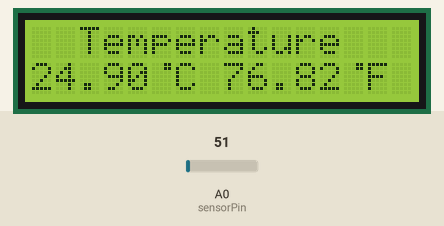
Simulated run of this sketch. Board: Arduino Uno, built with avr-gcc and run on an emulated ATmega328P. Shown: 16×2 character LCD. Inputs (shaded band) come from the test bench; at power-on: A0 (sensorPin) = 51. What the sketch prints to the serial monitor is not drawn.

Above: at 3.2 s.
3.3 s: A0 (sensorPin) set to 61
At 5.1 s:
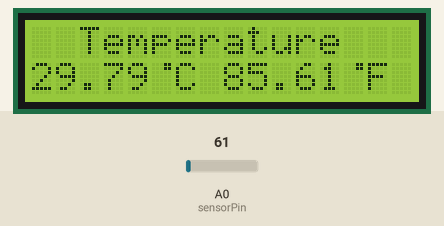
5.6 s: A0 (sensorPin) set to 71
At 6.5 s:
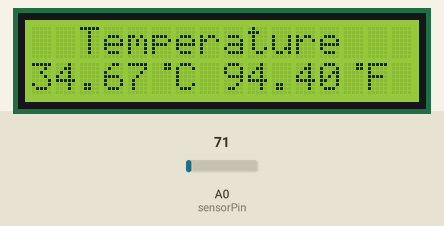
7.7 s: A0 (sensorPin) set to 86
At 9.2 s:
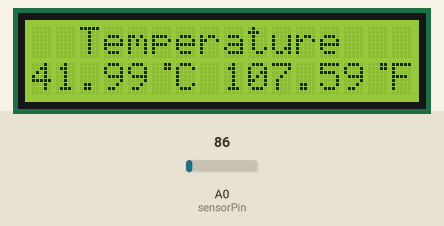
Timing chart, 0 to 10.7 s (numbered marks = the images above; inputs shaded):
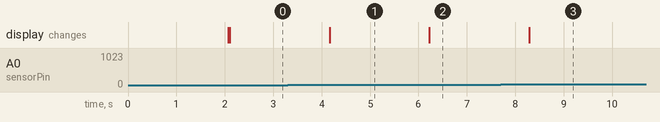

Measured:
- after the input at 3.3 s, the display: changes after 0.86 s (image 1)
- after the input at 5.6 s, the display: changes after 0.63 s (image 2)
- after the input at 7.7 s, the display: changes after 0.59 s (image 3)

The sketch:

lm35_with_lcd.ino
```cpp
/*** www.arduinopoint.com ***/
/*** Arduino LM35 Temperature Sensor Project with LCD ***/
// Define to which pin of the Arduino the output of the LM35 is connected:

#define sensorPin A0
#include<LiquidCrystal.h> //To include a library to write data on the 16*2 lcd device
LiquidCrystal lcd(7,8,9,10,11,12); //we have connected LCD pins to these pins on Arduino
byte degree[8] =
{
0b00011,
0b00011,
0b00000,
0b00000,
0b00000,
0b00000,
0b00000,
0b00000
}; // These lines are to create a custom Degree sign
void setup()// this will run only on either on start-up or when arduino is reset
{
lcd.begin(16,2);
lcd.createChar(1, degree); //we assign a number 1 to the degree sign created above
lcd.setCursor(2,0);
lcd.print("Arduino Point");
lcd.setCursor(3,1);
lcd.print("Thermometer");
delay(2000); // Keep the words on screen for two seconds
lcd.clear(); // clear the screen for writing anything else
// Begin serial communication at a baud rate of 9600:
Serial.begin(9600);
}
void loop()// this function will keep on running
{
// Get a reading from the temperature sensor:
int reading = analogRead(sensorPin); // analogRead will read the incoming data from the LM35 sensor

/*---------Temperature-------*/
// Convert the reading into voltage:
//This formula converts the ADC number 0-1023 to 0-5000mV (= 5V).
float voltage = reading * (5000 / 1024.0);
// Convert the voltage into the temperature in degree Celsius:
float temperatureC = voltage / 10;
float temperatureF=(temperatureC*1.8)+32; // Converting to Fahrenheit
delay(10);

/*------Display Result in Serial Monitor------*/
// Print the temperature in Celsius into the Serial Monitor:
Serial.print("Temperature in Celsius    = ");
Serial.print(temperatureC);
Serial.print(" \xC2\xB0"); // shows degree symbol
Serial.println("C");

// Print the temperature in Celsius into the Serial Monitor:
Serial.print("Temperature in Fahrenheit = ");
Serial.print(temperatureF);
Serial.print(" \xC2\xB0"); // shows degree symbol
Serial.println("F");

Serial.print("\n");

/*------Display Result in LCD------*/
lcd.clear();
lcd.setCursor(2,0); // Setting Curser on First character of first line
lcd.print("Temperature"); // printing the word Temperature on the display
lcd.setCursor(0,1); // setting curser on First character on 2nd line
lcd.print(temperatureC);  // printing temperatureC value we got from the Sensor on the LCD
lcd.write(1); // Write the custom charecter we created (degree sign)
lcd.print("C");

lcd.setCursor(8,1); // setting curser on Second First character on 2nd line
lcd.print(temperatureF); // printing temperatureF value we got from the Sensor on the LCD
lcd.write(1); // Write the custom charecter we created (degree sign)
lcd.print("F");
delay(1000); // refresh every one second
}
```
